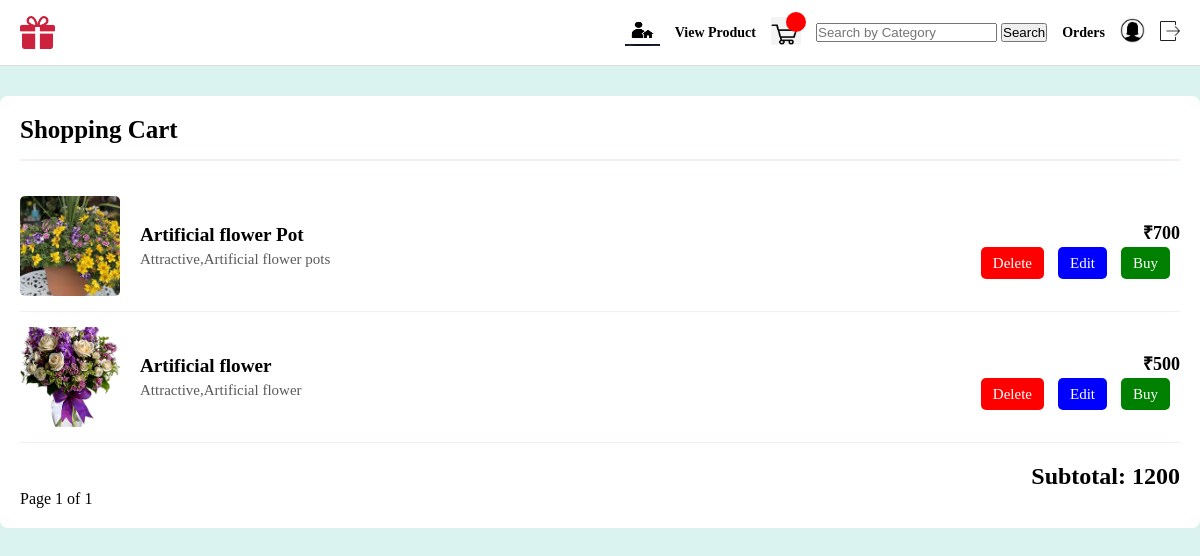
The app's page /viewcart (signed in) with its own data.
### app/models.py (models this page shows)
class Cart(models.Model):
    product_id=models.ForeignKey(Product,on_delete=models.CASCADE)
    user_id=models.ForeignKey(User,on_delete=models.CASCADE)
    quantity=models.IntegerField(default=1,null=True,blank=True)

class Product(models.Model):
    product_id=models.ForeignKey(Company,on_delete=models.CASCADE)
    name=models.CharField(max_length=100)
    image=models.FileField(upload_to='media')
    description=models.CharField(max_length=100)
    price=models.IntegerField()
    category=models.CharField(null=True,blank=True,max_length=100)
    product_quantity=models.IntegerField(null=True,blank=True)
    color = models.CharField(max_length=100, null=True, blank=True)
    size = models.CharField(max_length=100, null=True, blank=True)

### app/views.py (the view)
# urls.py: path('viewcart',views.viewcart,name='viewcart'),
def viewcart(request):
    user = User.objects.get( user_id=request.user.id)
    data= Cart.objects.filter(user_id=user)
    total_price=0
    for i in data:
        total_price= total_price+i.product_id.price
    items_per_page=2
    paginator=Paginator(data,items_per_page)
    page=request.GET.get('page',1)
    try:
        data=paginator.page(page)
    except PageNotAnInteger:
        data=paginator.page(1)
    except EmptyPage:
        data=paginator.page(paginator.num_pages)
    context={
        'data':data,
        'total_price':total_price
    }
    return render(request, 'viewcart.html',context)

### templates/viewcart.html (shortened to what this page needs)
{% extends 'userproductview.html' %}
{% block content %}
    <div class="cart-container">
        <div class="cart-header">
            <h1>Shopping Cart</h1>
        </div>
        {% for i in data %}
        <div class="cart-item">
            <img src="{{ i.product_id.image.url }}" alt="{{ i.product_id.name }}">
            <div class="cart-item-info">
                <h2>{{ i.product_id.name }}</h2>
                <p>{{ i.product_id.description }}</p>
            </div>
            <div class="cart-item-actions">
                <p>₹{{ i.product_id.price }}</p>
                <div class="actions">
                    <a href="{% url 'deletecart' id=i.id %}" class="btn-delete">Delete</a>
                    <a href="{% url 'editcart' id=i.id %}" class="btn-edit">Edit</a>
                    <a href="{% url 'buyproduct' id=i.id %}" class="btn-buy">Buy</a>
                </div>
            </div>
        </div>
        {% endfor %}
        <div class="total_price">
            <h2>Subtotal: {{ total_price }}</h2>
        </div>
        <div class="pagination">
            <span class="current">Page {{ data.number }} of {{ data.paginator.num_pages }}</span>
        </div>
    </div>
{% endblock %}

### templates/userhome.html (style rules this page uses)
* { margin: 0; padding: 0; box-sizing: border-box; }
body { background-color: rgb(226, 222, 222); }

### templates/viewcart.html (style rules this page uses)
* { margin: 0; padding: 0; box-sizing: border-box; }
body { background-color: rgb(218, 243, 240); }
.cart-container { max-width: 1200px; margin: 30px auto; padding: 20px; background-color: white; border-radius: 8px; }
.cart-header { text-align: left; padding-bottom: 15px; border-bottom: 2px solid rgb(247,239,239); margin-bottom: 20px; }
.cart-header h1 { font-size: 25px; color: black; }
.cart-item { display: flex; align-items: center; justify-content: space-between; border-bottom: 1px solid rgb(247, 239, 239); padding: 15px 0; }
.cart-item img { width: 100px; height: 100px; object-fit: cover; border-radius: 5px; }
.cart-item-info { flex: 2; margin-left: 20px; }
.cart-item-info h2 { font-size: 1.2rem; color: black; margin-bottom: 5px; }
.cart-item-info p { color: rgb(90, 90, 90); font-size: 15px; }
.cart-item-actions { text-align: right; }
.cart-item-actions p { font-size: 18px; font-weight: bold; color: black; }
.cart-item-actions .actions { margin-top: 10px; }
.actions a { text-decoration: none; padding: 8px 12px; border-radius: 5px; font-size: 15px; margin-right: 10px; color: white; }
.btn-delete { background-color: red; }
.btn-edit { background-color: blue; }
.btn-buy { background-color: green; }
.total_price { text-align: right; margin-top: 20px; }
.total_price h2 { font-size: 1.5rem; color: black; }

### records on screen
Cart: product_id.image (picture), product_id.name "Artificial flower Pot", product_id.description "Attractive,Artificial flower pots", product_id.price "700"
Cart: product_id.image (picture), product_id.name "Artificial flower", product_id.description "Attractive,Artificial flower", product_id.price "500"

### other values on screen
{{ total_price }} "1200"
{{ data.number }} "1"
{{ data.paginator.num_pages }} "1"
